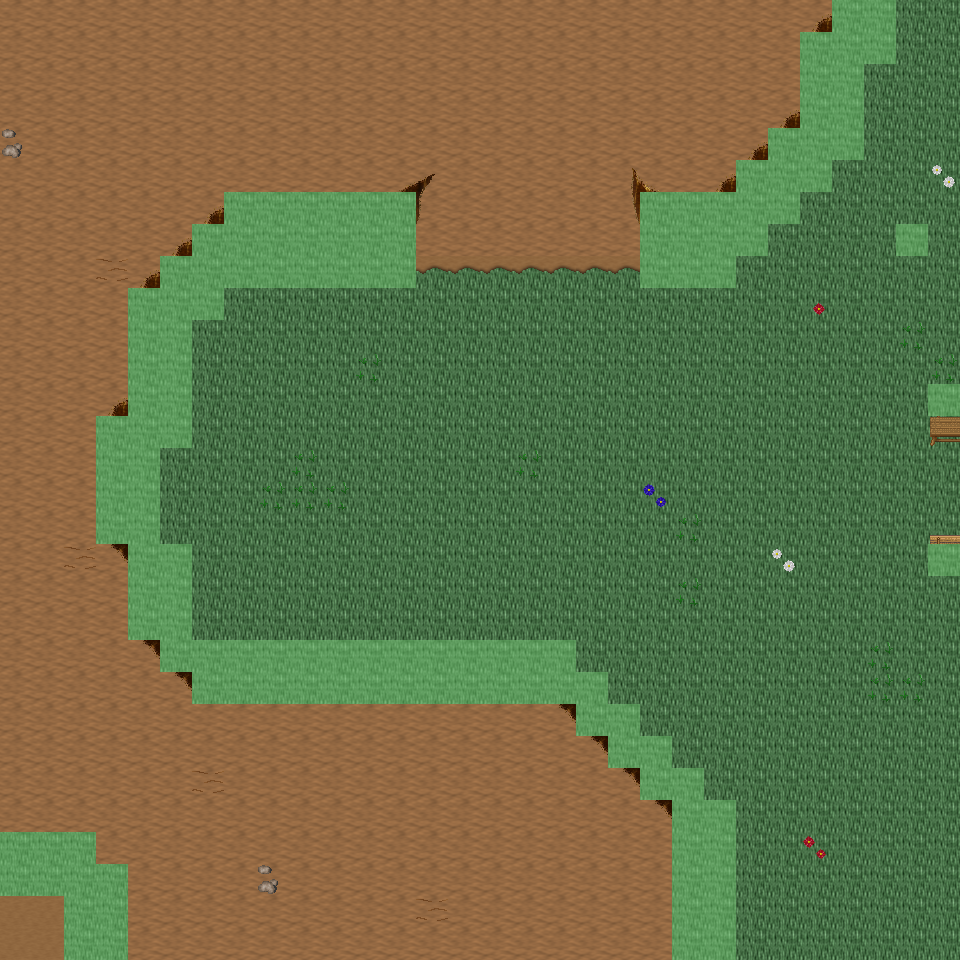

This is a level from a 2D game, rendered from its Tiled map with the project's own tilesets. A one-line summary and the map file follow, with tile-layer data summarised:
An orthogonal 30x30 tile map with 32x32 px tiles, 6 tile layers (Ground, Object, Object2, Above, ...), 16 tilesets and 10 objects (10x mapExit).

<map version="1.0" orientation="orthogonal" renderorder="right-down" width="30" height="30" tilewidth="32" tileheight="32" nextobjectid="11">
  <tileset firstgid="1" name="tileset_ground_ground" tilewidth="32" tileheight="32" tilecount="33" columns="3">
    <image source="../drawable/tileset_ground_ground.png" width="96" height="352" />
  </tileset>
  <tileset firstgid="34" name="tileset_ground_ridge_earth_dark" tilewidth="32" tileheight="32" tilecount="96" columns="12">
    <image source="../drawable/tileset_ground_ridge_earth_dark.png" width="384" height="256" />
  </tileset>
  <tileset firstgid="130" name="tileset_ground_earth_edges" tilewidth="32" tileheight="32" tilecount="18" columns="6">
    <image source="../drawable/tileset_ground_earth_edges.png" width="192" height="96" />
  </tileset>
  <tileset firstgid="148" name="tileset_ground_rock_pebbles" tilewidth="32" tileheight="32" tilecount="3" columns="1">
    <image source="../drawable/tileset_ground_rock_pebbles.png" width="32" height="96" />
  </tileset>
  <tileset firstgid="151" name="tileset_plant_grasses" tilewidth="32" tileheight="32" tilecount="6" columns="3">
    <image source="../drawable/tileset_plant_grasses.png" width="96" height="64" />
  </tileset>
  <tileset firstgid="157" name="tileset_plant_flower_daisy_white" tilewidth="32" tileheight="32" tilecount="8" columns="2">
    <image source="../drawable/tileset_plant_flower_daisy_white.png" width="64" height="128" />
  </tileset>
  <tileset firstgid="165" name="tileset_plant_flower_daisy_blue" tilewidth="32" tileheight="32" tilecount="8" columns="2">
    <image source="../drawable/tileset_plant_flower_daisy_blue.png" width="64" height="128" />
  </tileset>
  <tileset firstgid="173" name="tileset_plant_flower_daisy_red" tilewidth="32" tileheight="32" tilecount="8" columns="2">
    <image source="../drawable/tileset_plant_flower_daisy_red.png" width="64" height="128" />
  </tileset>
  <tileset firstgid="181" name="tileset_plant_flower_daisy_yellow" tilewidth="32" tileheight="32" tilecount="8" columns="2">
    <image source="../drawable/tileset_plant_flower_daisy_yellow.png" width="64" height="128" />
  </tileset>
  <tileset firstgid="189" name="tileset_plant_tree_tree_green" tilewidth="32" tileheight="32" tilecount="80" columns="8">
    <image source="../drawable/tileset_plant_tree_tree_green.png" width="256" height="352" />
  </tileset>
  <tileset firstgid="269" name="tileset_logic_portal" tilewidth="32" tileheight="32" tilecount="24" columns="8">
    <image source="../drawable/tileset_logic_portal.png" width="256" height="96" />
  </tileset>
  <tileset firstgid="293" name="tileset_logic_collision" tilewidth="32" tileheight="32" tilecount="1" columns="1">
    <image source="../drawable/tileset_logic_collision.png" width="32" height="32" />
  </tileset>
  <tileset firstgid="294" name="tileset_furniture_chair_bench_wooden" tilewidth="32" tileheight="32" tilecount="8" columns="2">
    <image source="../drawable/tileset_furniture_chair_bench_wooden.png" width="64" height="128" />
  </tileset>
  <tileset firstgid="302" name="tileset_plant_stump_int_small_stump_2" tilewidth="32" tileheight="32" tilecount="1" columns="1">
    <image source="../drawable/tileset_plant_stump_int_small_stump_2.png" width="32" height="32" />
  </tileset>
  <tileset firstgid="303" name="tileset_object_well_hoist" tilewidth="32" tileheight="32" tilecount="9" columns="3">
    <image source="../drawable/tileset_object_well_hoist.png" width="96" height="96" />
  </tileset>
  <tileset firstgid="312" name="tileset_logic_creature_mutant" tilewidth="32" tileheight="32" tilecount="7" columns="7">
    <image source="../drawable/tileset_logic_creature_mutant.png" width="224" height="32" />
  </tileset>
  <layer name="Ground" width="30" height="30">
    <data>[900 cells, 900 non-empty, 3 distinct tile ids]</data>
  </layer>
  <layer name="Object" width="30" height="30">
    <data>[900 cells, 181 non-empty, 41 distinct tile ids]</data>
  </layer>
  <layer name="Object2" width="30" height="30">
    <data>[900 cells, 2 non-empty, 2 distinct tile ids]</data>
  </layer>
  <layer name="Above" width="30" height="30">
    <data>[900 cells, 1 non-empty, 1 distinct tile ids]</data>
  </layer>
  <layer name="Above2" width="30" height="30">
    <data>[900 cells, 0 non-empty, 0 distinct tile ids]</data>
  </layer>
  <layer name="Walkable" width="30" height="30">
    <data>[900 cells, 128 non-empty, 1 distinct tile ids]</data>
  </layer>
  <objectgroup name="MapEvents">
    <object id="1" name="north" type="mapExit" x="0" y="0" width="832" height="32">
      <properties>
        <property name="map" value="level_0_x86_y43" />
        <property name="x" value="0" />
        <property name="y" value="28" />
      </properties>
    </object>
    <object id="2" name="north2" type="mapExit" x="896" y="0" width="64" height="32">
      <properties>
        <property name="map" value="level_0_x86_y43" />
        <property name="x" value="28" />
        <property name="y" value="28" />
      </properties>
    </object>
    <object id="3" name="south" type="mapExit" x="0" y="928" width="64" height="32">
      <properties>
        <property name="map" value="level_0_x86_y45" />
        <property name="x" value="0" />
        <property name="y" value="1" />
      </properties>
    </object>
    <object id="4" name="south2" type="mapExit" x="128" y="928" width="544" height="32">
      <properties>
        <property name="map" value="level_0_x86_y45" />
        <property name="x" value="4" />
        <property name="y" value="1" />
      </properties>
    </object>
    <object id="5" name="south3" type="mapExit" x="736" y="928" width="224" height="32">
      <properties>
        <property name="map" value="level_0_x86_y45" />
        <property name="x" value="23" />
        <property name="y" value="1" />
      </properties>
    </object>
    <object id="6" name="west" type="mapExit" x="0" y="0" width="32" height="832">
      <properties>
        <property name="map" value="level_0_x85_y44" />
        <property name="x" value="28" />
        <property name="y" value="0" />
      </properties>
    </object>
    <object id="7" name="west2" type="mapExit" x="0" y="896" width="32" height="64">
      <properties>
        <property name="map" value="level_0_x85_y44" />
        <property name="x" value="28" />
        <property name="y" value="28" />
      </properties>
    </object>
    <object id="8" name="east" type="mapExit" x="928" y="0" width="32" height="384">
      <properties>
        <property name="map" value="level_0_x87_y44" />
        <property name="x" value="1" />
        <property name="y" value="0" />
      </properties>
    </object>
    <object id="9" name="east2" type="mapExit" x="928" y="416" width="32" height="128">
      <properties>
        <property name="map" value="level_0_x87_y44" />
        <property name="x" value="1" />
        <property name="y" value="13" />
      </properties>
    </object>
    <object id="10" name="east3" type="mapExit" x="928" y="576" width="32" height="384">
      <properties>
        <property name="map" value="level_0_x87_y44" />
        <property name="x" value="1" />
        <property name="y" value="18" />
      </properties>
    </object>
  </objectgroup>
</map>
